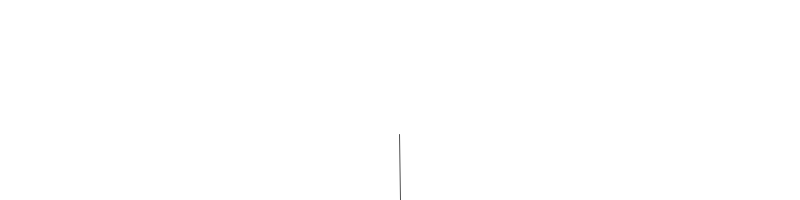
Frame 1 (no input)
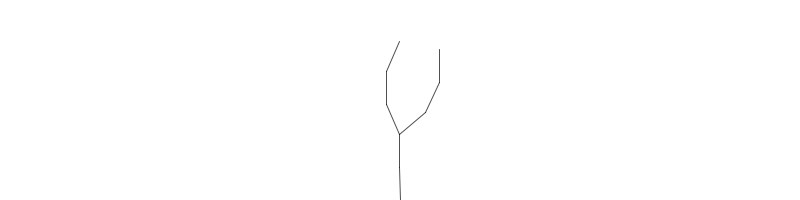
Frame 2 (the mouse pressed at the canvas centre, redrawn once)

The Processing sketch that drew these frames (run headless with seeded random() and noise(); the mouse was pressed at the canvas centre and the sketch redrawn once):

// Processing sketch: NOC_8_09_LSystem
// ── NOC_8_09_LSystem.pde
// The Nature of Code
// Daniel Shiffman
// http://natureofcode.com

LSystem lsys;
Turtle turtle;

void setup() {
  size(800, 200);
  /*
  // Create an empty ruleset
   Rule[] ruleset = new Rule[2];
   // Fill with two rules (These are rules for the Sierpinksi Gasket Triangle)
   ruleset[0] = new Rule('F',"F--F--F--G");
   ruleset[1] = new Rule('G',"GG");
   // Create LSystem with axiom and ruleset
   lsys = new LSystem("F--F--F",ruleset);
   turtle = new Turtle(lsys.getSentence(),width*2,TWO_PI/3);
   */

  /*Rule[] ruleset = new Rule[1];
   //ruleset[0] = new Rule('F',"F[F]-F+F[--F]+F-F");
   ruleset[0] = new Rule['F',"FF+[+F-F-F]-[-F+F+F]");
   lsys = new LSystem("F-F-F-F",ruleset);
   turtle = new Turtle(lsys.getSentence(),width-1,PI/2);
   */

  Rule[] ruleset = new Rule[1];
  ruleset[0] = new Rule('F', "FF+[+F-F-F]-[-F+F+F]");
  lsys = new LSystem("F", ruleset);
  turtle = new Turtle(lsys.getSentence(), height/3, radians(25));



  smooth();
}

void draw() {
  background(255);  
  fill(0);
  //text("Click mouse to generate", 10, height-10);

  translate(width/2, height);
  rotate(-PI/2);
  turtle.render();
  noLoop();
}

int counter = 0;

void mousePressed() {
  if (counter < 5) {
    pushMatrix();
    lsys.generate();
    turtle.setToDo(lsys.getSentence());
    turtle.changeLen(0.5);
    popMatrix();
    redraw();
    counter++;
  }
}


// ── LSystem.pde
// The Nature of Code
// Daniel Shiffman
// http://natureofcode.com

// An LSystem has a starting sentence
// An a ruleset
// Each generation recursively replaces characteres in the sentence
// Based on the rulset

class LSystem {

  String sentence;     // The sentence (a String)
  Rule[] ruleset;      // The ruleset (an array of Rule objects)
  int generation;      // Keeping track of the generation #

  // Construct an LSystem with a startin sentence and a ruleset
  LSystem(String axiom, Rule[] r) {
    sentence = axiom;
    ruleset = r;
    generation = 0;
  }

  // Generate the next generation
  void generate() {
    // An empty StringBuffer that we will fill
    StringBuffer nextgen = new StringBuffer();
    // For every character in the sentence
    for (int i = 0; i < sentence.length(); i++) {
      // What is the character
      char curr = sentence.charAt(i);
      // We will replace it with itself unless it matches one of our rules
      String replace = "" + curr;
      // Check every rule
      for (int j = 0; j < ruleset.length; j++) {
        char a = ruleset[j].getA();
        // if we match the Rule, get the replacement String out of the Rule
        if (a == curr) {
          replace = ruleset[j].getB();
          break; 
        }
      }
      // Append replacement String
      nextgen.append(replace);
    }
    // Replace sentence
    sentence = nextgen.toString();
    // Increment generation
    generation++;
  }

  String getSentence() {
    return sentence; 
  }

  int getGeneration() {
    return generation; 
  }


}




// ── Rule.pde
// The Nature of Code
// Daniel Shiffman
// http://natureofcode.com

// LSystem Rule class

class Rule {
  char a;
  String b;

  Rule(char a_, String b_) {
    a = a_;
    b = b_; 
  }

  char getA() {
    return a;
  }

  String getB() {
    return b;
  }

}



// ── Turtle.pde
// The Nature of Code
// Daniel Shiffman
// http://natureofcode.com

class Turtle {

  String todo;
  float len;
  float theta;

  Turtle(String s, float l, float t) {
    todo = s;
    len = l; 
    theta = t;
  } 

  void render() {
    stroke(0,175);
    for (int i = 0; i < todo.length(); i++) {
      char c = todo.charAt(i);
      if (c == 'F' || c == 'G') {
        line(0,0,len,0);
        translate(len,0);
      } 
      else if (c == '+') {
        rotate(theta);
      } 
      else if (c == '-') {
        rotate(-theta);
      } 
      else if (c == '[') {
        pushMatrix();
      } 
      else if (c == ']') {
        popMatrix();
      }
    } 
  }

  void setLen(float l) {
    len = l; 
  } 

  void changeLen(float percent) {
    len *= percent; 
  }

  void setToDo(String s) {
    todo = s; 
  }

}
